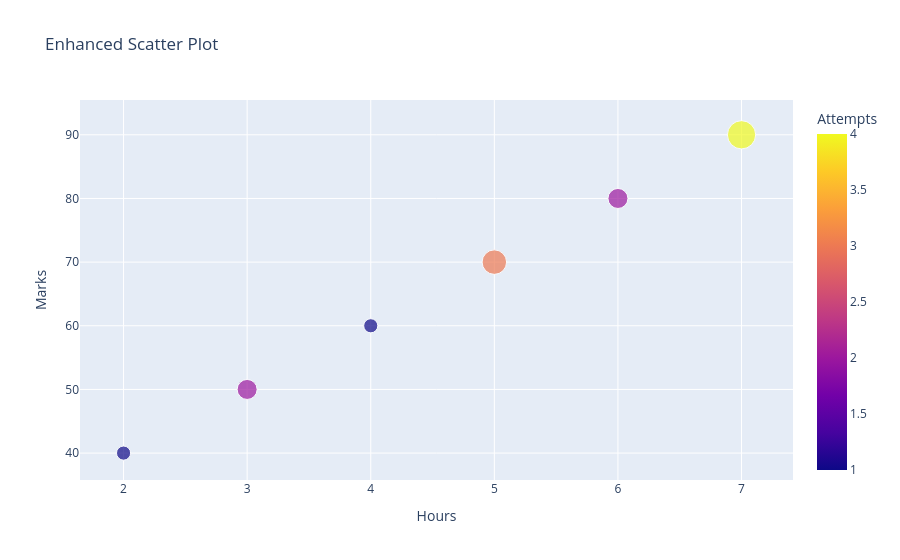

Write notebook code for a chart like this one.
### Code cell
fig = px.scatter(
    df,
    x='Hours',
    y='Marks',
    size='Attempts',
    color='Attempts',
    hover_data=['Hours', 'Marks', 'Attempts'],
    title='Enhanced Scatter Plot'
)

fig.show()

### Figure 1 — Plotly figure (JSON) as saved in the notebook; plotly's stock layout.template omitted (floating-point values rounded to 4 significant figures)
{"data": [{"customdata": [[1], [2], [1], [3], [2], [4]], "hovertemplate": "Hours=%{x}<br>Marks=%{y}<br>Attempts=%{marker.color}<extra></extra>", "legendgroup": "", "marker": {"color": [1, 2, 1, 3, 2, 4], "coloraxis": "coloraxis", "size": [1, 2, 1, 3, 2, 4], "sizemode": "area", "sizeref": 0.01, "symbol": "circle"}, "mode": "markers", "name": "", "orientation": "v", "showlegend": false, "type": "scatter", "x": [2, 3, 4, 5, 6, 7], "xaxis": "x", "y": [40, 50, 60, 70, 80, 90], "yaxis": "y"}], "layout": {"coloraxis": {"colorbar": {"title": {"text": "Attempts"}}, "colorscale": [[0, "#0d0887"], [0.1111, "#46039f"], [0.2222, "#7201a8"], [0.3333, "#9c179e"], [0.4444, "#bd3786"], [0.5556, "#d8576b"], [0.6667, "#ed7953"], [0.7778, "#fb9f3a"], [0.8889, "#fdca26"], [1, "#f0f921"]]}, "legend": {"itemsizing": "constant", "tracegroupgap": 0}, "title": {"text": "Enhanced Scatter Plot"}, "xaxis": {"anchor": "y", "domain": [0, 1], "title": {"text": "Hours"}}, "yaxis": {"anchor": "x", "domain": [0, 1], "title": {"text": "Marks"}}}}
